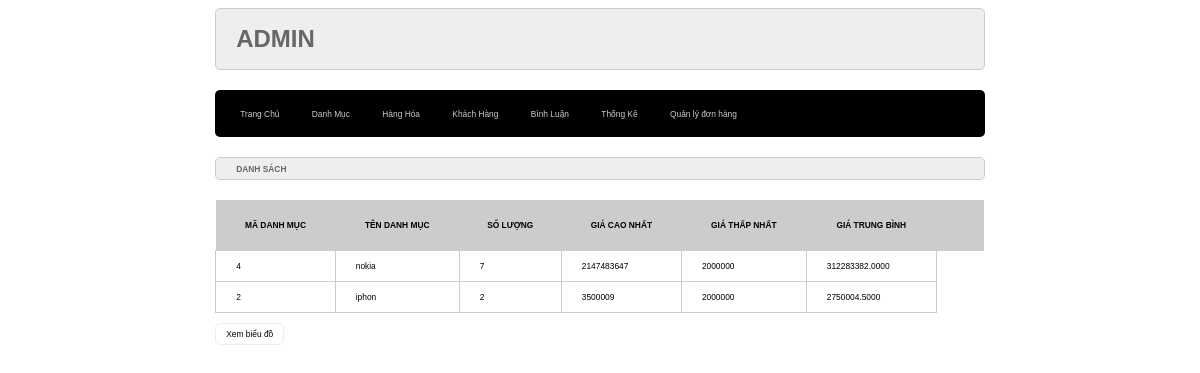
The page /admin/index.php?act=thongke on the database its author committed.
### tables this page shows
CREATE TABLE `danhmuc` (
  `id` int(20) NOT NULL,
  `name` varchar(250) NOT NULL
);

### moder/pdo.php (called while the page is built, shortened)
<?php
function pdo_get_connection(){
    $dburl = "mysql:host=localhost;dbname=duan2;charset=utf8";
    $username = 'root';
    $password = 'Giang2004@';
    $conn = new PDO($dburl, $username, $password);
    $conn->setAttribute(PDO::ATTR_ERRMODE, PDO::ERRMODE_EXCEPTION);
    return $conn;
}
function pdo_query($sql){
    $sql_args = array_slice(func_get_args(), 1);
    try{
        $conn = pdo_get_connection();
        $stmt = $conn->prepare($sql);
        $stmt->execute($sql_args);
        $rows = $stmt->fetchAll();
        return $rows;
    }
    catch(PDOException $e){
        throw $e;
    }
    finally{
        unset($conn);
    }
}

### moder/thongke.php (called while the page is built)
<?php
    function loadall_thongke(){
        $sql="select danhmuc.id as madm, danhmuc.name as tendm, count(sanpham.id) as countsp, min(sanpham.price) as minprice, max(sanpham.price) as maxprice, avg(sanpham.price) as avgprice";
        $sql.=" from sanpham left join danhmuc on danhmuc.id=sanpham.iddm ";
        $sql.=" group by danhmuc.id order by danhmuc.id desc";
        $listtk=pdo_query($sql);
        return $listtk;
    }
?>

### admin/thongke/list.php (the view)
<div class="row">
            <div class="row frmtitle">
                <h1>DANH SÁCH </h1>
            </div>
            <div class="row frmcontent">
                <div class="row mb10 frmdsloai">
                   <table>
                    <tr>
                        <th>MÃ DANH MỤC</th>
                        <th>TÊN DANH MỤC</th>
                        <th>SỐ LƯỢNG</th>
                        <th>GIÁ CAO NHẤT</th>
                        <th>GIÁ THẤP NHẤT</th>
                        <th>GIÁ TRUNG BÌNH</th>
                        <th></th>
                    </tr>
                    <?php
                            foreach ($listthongke as $thongke) {
                                extract($thongke);
                                echo ' <tr>
                                    <td>'.$madm.'</td>
                                    <td>'.$tendm.'</td>
                                    <td>'.$countsp.'</td>
                                    <td>'.$maxprice.'</td>
                                    <td>'.$minprice.'</td>
                                    <td>'.$avgprice.'</td>
                                </tr>';
                            }
                        ?>
                   </table>
                </div>
                <div class="row mb10">
                   <a href="index.php?act=bieudo"> <input type="button" value="Xem biểu đồ"></a>
                </div>
            </div>
        </div>

### css/admin.css (style rules this page uses)
* { box-sizing: border-box; font-family: sans-serif; font-size: 0.7vw; }
.row { float: left; width: 100%; }
.mb10 { margin-bottom: 10px; }
.formtaikhoan input[type="submit"], .frmcontent input[type="submit"], .formtaikhoan input[type="reset"], .frmcontent input[type="reset"], .frmcontent input[type="button"] { border-radius: 5px; padding: 5px 10px; background-color: white; border: 1px #eee solid ; }
.frmtitle { background-color: #eee; border: 1px #ccc solid; color: #666; border-radius: 5px; padding: 0px 20px; }
.frmcontent { padding: 20px 0px; }
.frmdsloai table { width: 100%; border-collapse: collapse; }
.frmdsloai table th { padding: 20px; background-color: #ccc; }
.frmdsloai table td { padding: 10px 20px; border: 1px #ccc solid; }

### rows shown on the page
danhmuc: id "4", name "nokia", countsp "7", maxprice "2147483647", minprice "2000000", avgprice "312283382.0000"
danhmuc: id "2", name "iphon", countsp "2", maxprice "3500009", minprice "2000000", avgprice "2750004.5000"
